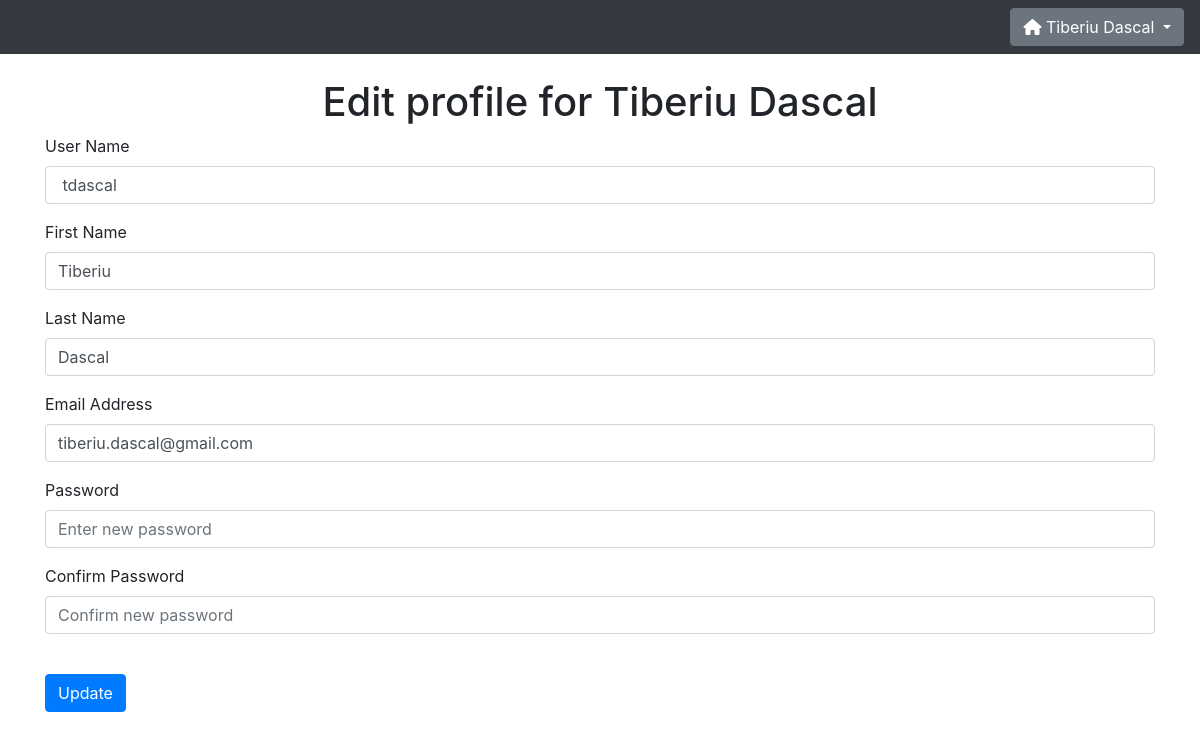
Screenshot of /edit_profile (signed in) with the database file from the repository.
### website/models.py (models this page shows)
class User(db.Model,UserMixin):
    id = db.Column(db.Integer, primary_key=True)
    u_name = db.Column(db.String(20), unique=True)
    u_fname = db.Column(db.String(50))
    u_lname = db.Column(db.String(50))
    u_email = db.Column(db.String(150), unique=True)
    u_password = db.Column(db.String(150))
    u_type = db.Column(db.String(5))
    u_date_created = db.Column(db.DateTime(timezone=True), default=func.now())
    u_last_login = db.Column(db.DateTime(timezone=False), default=func.now())
    u_last_ip = db.Column(db.String(15))
    kids = db.relationship('Child')

### website/views.py (the view, shortened to what this page needs)
@views.route('/edit_profile', methods=['GET','POST'])
@login_required
def edit_profile():
    user = current_user
    return render_template('edit_profile.html', user=user)

### website/__init__.py (called while the page is built)
def create_app():
    app = Flask(__name__)
    app.config['SECRET_KEY'] = 'mySuperSecretKey'
    app.config['SQLALCHEMY_DATABASE_URI'] = f'sqlite:///../DB/{DB_NAME}'
    app.config['SQLALCHEMY_TRACK_MODIFICATIONS'] = False
    db.init_app(app)
    from .views import views
    from .auth import auth
    app.register_blueprint(views, url_prefix='/')
    app.register_blueprint(auth, url_prefix='/')
    from .models import User, Child, History
    create_database(app)
    login_manager = LoginManager()
    login_manager.login_view = 'auth.login'
    login_manager.init_app(app)
    @login_manager.user_loader
    def load_user(id):
        return User.query.get(int(id))
    return app

### website/templates/edit_profile.html
{% extends "base.html" %}{% block title %}BGMA::Edit Profile{% endblock %}
{% block content %}
<h1 align="center">Edit profile for {{ user.u_fname + " " + user.u_lname }} </h1>
<form method="POST">
    <div class="form-group">
        <label for="userName">User Name</label>
        <input type="text" class="form-control" id="userName" name="userName" placeholder="Enter user name" value=" {{ user.u_name }}"/>
    </div>
    <div class="form-group">
        <label for="firstName">First Name</label>
        <input type="text" class="form-control" id="firstName" name="firstName" placeholder="Enter first name" value="{{ user.u_fname }}" />
    </div>
    <div class="form-group">
        <label for="lastName">Last Name</label>
        <input type="text" class="form-control" id="lastName" name="lastName" placeholder="Enter last name" value="{{ user.u_lname }}" />
    </div>
    <div class="form-group">
        <label for="email">Email Address</label>
        <input type="email" class="form-control" id="email" name="email" placeholder="Enter email address" value="{{ user.u_email }}" />
    </div>
    <div class="form-group">
        <label for="password1">Password</label>
        <input type="password" class="form-control" id="password1" name="password1" placeholder="Enter new password" />
    </div>
    <div class="form-group">
        <label for="password2">Confirm Password</label>
        <input type="password" class="form-control" id="password2" name="password2" placeholder="Confirm new password" />
    </div>
    <br/>
    <button type="submit" class="btn btn-primary">Update</button>
</form>
{% endblock %}

### website/templates/base.html (shortened to what this page needs)
<!DOCTYPE html>
<html>
    <head>
        <link
            rel="stylesheet"
            href="https://stackpath.bootstrapcdn.com/bootstrap/4.4.1/css/bootstrap.min.css"
        />
        <link
            rel="stylesheet"
            href="https://stackpath.bootstrapcdn.com/font-awesome/4.7.0/css/font-awesome.min.css"
        />
        <link
            href="https://cdn.bokeh.org/bokeh/release/bokeh-2.0.1.min.css"
            rel="stylesheet" type="text/css"
        />
        <link rel="stylesheet" href="https://stackpath.bootstrapcdn.com/bootstrap/4.1.3/css/bootstrap.min.css">
    </head>
    <body>
        <nav class="navbar navbar-expand-lg navbar-dark bg-dark">
            <div class="collapse navbar-collapse justify-content-end" id="navbar">
                <div class="navbar-nav">
                    {% if user.is_authenticated %}
                    <ul class="navbar-nav">
                        <div class="dropdown">
                            <button class="btn btn-secondary dropdown-toggle" type="button" id="dropdownMenu2" data-toggle="dropdown" aria-haspopup="true" aria-expanded="false">
                                <span><i class="fas fa-home"></i></span> {{ user.u_fname + " " + user.u_lname }}
                            </button>
                        </div>
                    </ul>
                    {% endif %}
                </div>
            </div>
        </nav>
        <br />
        <div class="container">
            {% block content %}
            {% endblock %}
        </div>
    </body>
</html>

### rows the page displays
User: u_fname+u_lname "Tiberiu Dascal", userName "tdascal", firstName "Tiberiu", lastName "Dascal", email "tiberiu.dascal@gmail.com"
